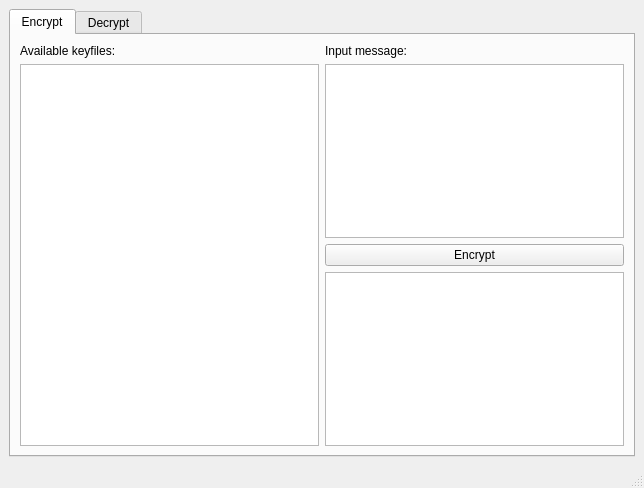
<?xml version="1.0" encoding="UTF-8"?>
<ui version="4.0">
 <class>MainWindow</class>
 <widget class="QMainWindow" name="MainWindow">
  <property name="geometry">
   <rect>
    <x>0</x>
    <y>0</y>
    <width>644</width>
    <height>488</height>
   </rect>
  </property>
  <property name="windowTitle">
   <string>MainWindow</string>
  </property>
  <widget class="QWidget" name="centralwidget">
   <layout class="QVBoxLayout" name="verticalLayout">
    <item>
     <widget class="QTabWidget" name="tabWidget">
      <property name="currentIndex">
       <number>0</number>
      </property>
      <widget class="QWidget" name="encryptTab">
       <attribute name="title">
        <string>Encrypt</string>
       </attribute>
       <layout class="QHBoxLayout" name="horizontalLayout">
        <item>
         <layout class="QVBoxLayout" name="encryptFileLayout">
          <item>
           <widget class="QLabel" name="encryptKeyfilesLabel">
            <property name="text">
             <string>Available keyfiles:</string>
            </property>
           </widget>
          </item>
          <item>
           <widget class="QTreeView" name="encryptKeyfilesView"/>
          </item>
         </layout>
        </item>
        <item>
         <layout class="QVBoxLayout" name="encryptLayout">
          <item>
           <widget class="QLabel" name="inputMessageLabel">
            <property name="text">
             <string>Input message:</string>
            </property>
           </widget>
          </item>
          <item>
           <widget class="QPlainTextEdit" name="inputMessageField"/>
          </item>
          <item>
           <widget class="QPushButton" name="encryptButton">
            <property name="text">
             <string>Encrypt</string>
            </property>
           </widget>
          </item>
          <item>
           <widget class="QPlainTextEdit" name="outputCiphertextField"/>
          </item>
         </layout>
        </item>
       </layout>
      </widget>
      <widget class="QWidget" name="decryptTab">
       <attribute name="title">
        <string>Decrypt</string>
       </attribute>
       <layout class="QHBoxLayout" name="horizontalLayout_2">
        <item>
         <layout class="QVBoxLayout" name="decryptFileLayout">
          <item>
           <widget class="QLabel" name="decryptKeyfilesLabel">
            <property name="text">
             <string>Available keyfiles:</string>
            </property>
           </widget>
          </item>
          <item>
           <widget class="QTreeView" name="decryptKeyfilesView"/>
          </item>
         </layout>
        </item>
        <item>
         <layout class="QVBoxLayout" name="decryptLayout">
          <item>
           <widget class="QLabel" name="inputCiphertextLabel">
            <property name="text">
             <string>Input ciphertext:</string>
            </property>
           </widget>
          </item>
          <item>
           <widget class="QPlainTextEdit" name="inputCiphertextField"/>
          </item>
          <item>
           <widget class="QPushButton" name="decryptButton">
            <property name="text">
             <string>Decrypt</string>
            </property>
           </widget>
          </item>
          <item>
           <widget class="QPlainTextEdit" name="outputMessageField"/>
          </item>
         </layout>
        </item>
       </layout>
      </widget>
     </widget>
    </item>
   </layout>
  </widget>
  <widget class="QMenuBar" name="menubar">
   <property name="geometry">
    <rect>
     <x>0</x>
     <y>0</y>
     <width>644</width>
     <height>33</height>
    </rect>
   </property>
  </widget>
  <widget class="QStatusBar" name="statusbar"/>
 </widget>
 <resources/>
 <connections/>
</ui>
